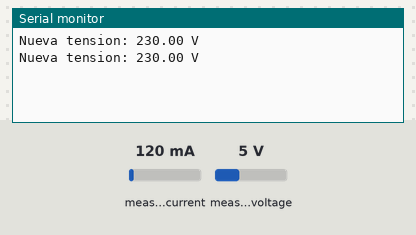
Bench run of a sketch on a simulated Arduino Uno, built with avr-gcc and run on an emulated ATmega328P. On the bench: the last lines printed to the serial monitor. Inputs (shaded band) come from the test bench; at power-on: measured voltage 5 V, measured current 120 mA.

Above: at 5.0 s.
5.1 s: measured voltage set to 0.3 V
At 7.0 s:
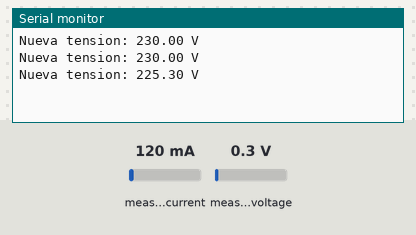
8.1 s: measured voltage set to 3.8 V
At 9.7 s:
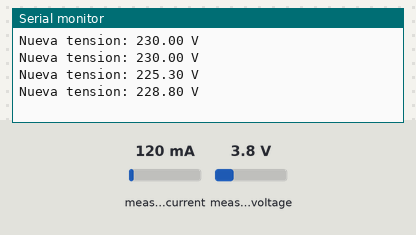
Timing chart, 0 to 11.2 s (numbered marks = the images above; inputs shaded):
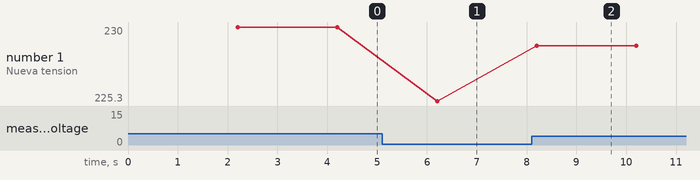

The sketch:

tension.ino
```cpp
/// Dependencias de este programa:
// Energy Monitor:
#include <EmonLib.h>            // https://learn.openenergymonitor.org/electricity-monitoring/ctac/how-to-build-an-arduino-energy-monitor

// Declaración de defines.

#define TENSION_PIN A0
#define EMON_CROSSINGS 20 // Cantidad de semi-ondas muestreadas para medir tensión y/o corriente.
#define EMON_TIMEOUT 1000 // Timeout de la rutina calcVI (en ms).

// Declaración de variables.

EnergyMonitor eMon;

///////////////////////////////////////////////////////////////

// Setup del arduino.

void setup() {
    Serial.begin(9600);
    eMon.voltage(TENSION_PIN, 226.0, 1.7);
}

// Rutina del arduino.

void loop() {
    static unsigned long previousMillis = 0;
    unsigned long currentMillis = millis();

    if (currentMillis - previousMillis >= 2000) {
        eMon.calcVI(EMON_CROSSINGS, EMON_TIMEOUT);
        getNewVoltage();
        previousMillis = currentMillis;
    }
}

//////////////////////////////////////////////////////////////

// Zona de declaración de funciones.
void getNewVoltage() {
    Serial.print("Nueva tension: ");
    Serial.print(eMon.Vrms);
    Serial.println(" V");
}
```

Measured:
- after the input at 5.1 s, the serial monitor: prints a new line after 1.1 s (image 1)
- after the input at 8.1 s, the serial monitor: prints a new line after 0.10 s (image 2)
- plotted number 1: 230 → 225.3 after the input at 5.1 s, 225.3 → 228.8 after the input at 8.1 s
